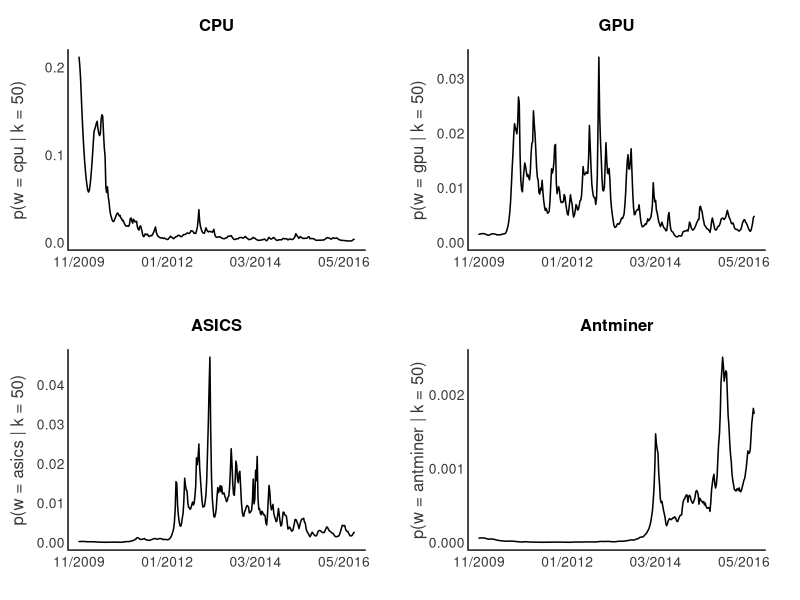

Write R code to recreate this figure.
options(stringsAsFactors = FALSE)

setwd("")

data.df      = read.csv("term_evolution.csv")
data.df$date = sapply(strsplit(data.df$date, " "), "[", 1)
data.df$date = as.Date(data.df$date, "%Y-%m-%d")

dev.new(width = 10, height = 6)
par(mar = c(3, 4.1, 3, 2.1), mfrow = c(2, 2))

# CPU
plot(data.df$cpu,
     main = "CPU",
     lwd  = 2, 
     col  = "black",
     bty  = 'l',
     xaxt = "n",
     yaxt = "n",
     xlab = "",
     ylab = "",
     type = "l",
     xlim = c(min(data.df$date), max(data.df$date)),
     ylim = c(0, max(data.df$cpu)))

lines(data.df$date, data.df$cpu, lwd = 1.5)

box(lwd = 1.5, bty  = 'l', col = "gray22")

mtext("p(w = cpu | k = 50)", 
      side = 2,
      line = 2.5, 
      cex  = 1, 
      col  = "gray22",
      las  = 3)

axis(side     = 2, 
     round(data.df$cpu, 1),
     tick     = FALSE, 
     cex.lab  = 1, 
     line     = -0.8, 
     col.axis = "gray22",
     las      = 1)

axis(side     = 1, 
    data.df$date, format(data.df$date, "   %m/%Y   "),
     tick     = FALSE, 
     cex.lab  = 0.1, 
     line     = -0.8, 
     col.axis = "gray22",
     las      = 1)

# GPU
plot(data.df$gpu,
     main = "GPU",
     lwd  = 2, 
     col  = "black",
     bty  = 'l',
     xaxt = "n",
     yaxt = "n",
     xlab = "",
     ylab = "",
     type = "l",
     xlim = c(min(data.df$date), max(data.df$date)),
     ylim = c(0, max(data.df$gpu)))

lines(data.df$date, data.df$gpu, lwd = 1.5)

box(lwd = 1.5, bty  = 'l', col = "gray22")

mtext("p(w = gpu | k = 50)", 
      side = 2,
      line = 2.5, 
      cex  = 1, 
      col  = "gray22",
      las  = 3)


axis(side     = 2, 
     round(data.df$gpu, 2),
     tick     = FALSE, 
     cex.lab  = 1, 
     line     = -0.8, 
     col.axis = "gray22",
     las      = 1)

axis(side     = 1, 
     data.df$date, format(data.df$date, "   %m/%Y   "),
     tick     = FALSE, 
     cex.lab  = 1, 
     line     = -0.8, 
     col.axis = "gray22",
     las      = 1)

# asics
plot(data.df$asics,
     main = "ASICS",
     lwd  = 2, 
     col  = "black",
     bty  = 'l',
     xaxt = "n",
     yaxt = "n",
     xlab = "",
     ylab = "",
     type = "l",
     xlim = c(min(data.df$date), max(data.df$date)),
     ylim = c(0, max(data.df$asics)))

lines(data.df$date, data.df$asics, lwd = 1.5)

box(lwd = 1.5, bty  = 'l', col = "gray22")

mtext("p(w = asics | k = 50)", 
      side = 2,
      line = 2.5, 
      cex  = 1, 
      col  = "gray22",
      las  = 3)

axis(side     = 2, 
     round(data.df$asics, 2),
     tick     = FALSE, 
     cex.lab  = 1, 
     line     = -0.8, 
     col.axis = "gray22",
     las      = 1)

axis(side     = 1, 
     data.df$date, format(data.df$date, "   %m/%Y   "),
     tick     = FALSE, 
     cex.lab  = 1, 
     line     = -0.8, 
     col.axis = "gray22",
     las      = 1)

# adminer
plot(data.df$aminer,
     main = "Antminer",
     lwd  = 2, 
     col  = "black",
     bty  = 'l',
     xaxt = "n",
     yaxt = "n",
     xlab = "",
     ylab = "",
     type = "l",
     xlim = c(min(data.df$date), max(data.df$date)),
     ylim = c(0, max(data.df$aminer)))

lines(data.df$date, data.df$aminer, lwd = 1.5)

box(lwd = 1.5, bty  = 'l', col = "gray22")

mtext("p(w = antminer | k = 50)", 
      side = 2,
      line = 2.5, 
      cex  = 1, 
      col  = "gray22",
      las  = 3)

axis(side     = 2, 
     round(data.df$aminer, 3),
     tick     = FALSE, 
     cex.lab  = 1, 
     line     = -0.8, 
     col.axis = "gray22",
     las      = 1)

axis(side     = 1, 
     data.df$date, format(data.df$date, "   %m/%Y   "),
     tick     = FALSE, 
     cex.lab  = 1, 
     line     = -0.8, 
     col.axis = "gray22",
     las      = 1)
